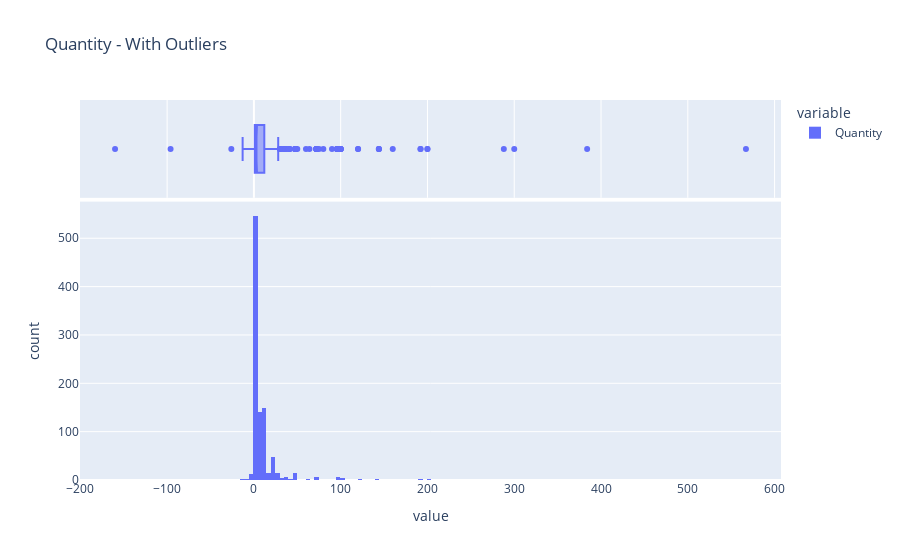
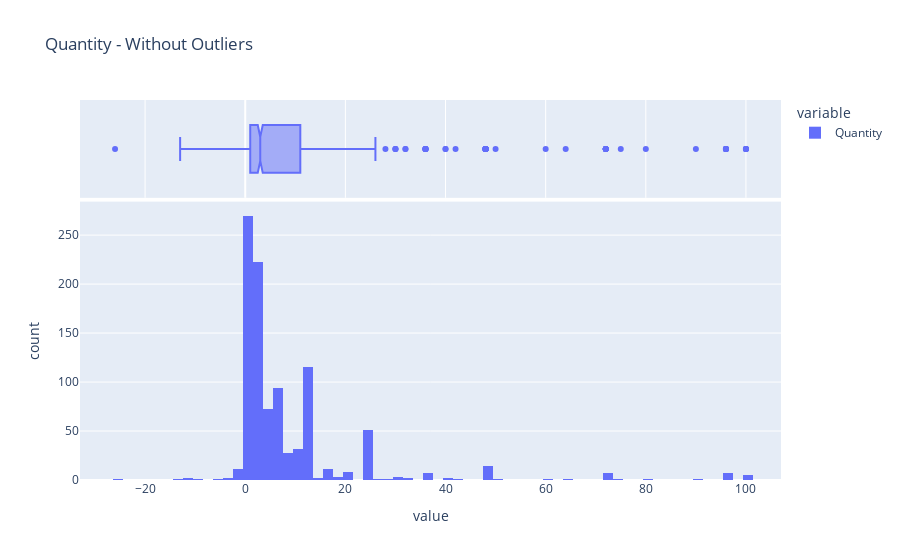

Notebook cell for these charts, in order:
### Markdown cell above
Análisis de la primera serie: Lo primero que observamos en base a los precios es que en general la mayoría de items tienen valores iguales o menor a 2.1 , se ve también que hay pocos precios únicos dado a la alta repetición en precios que muestran los datos, hay algunos valores negativos que no hacen sentido a los precios ya que no se puede vender por un valor negativo.  Viendo los gráficos los primero que notamos es que considerando los outliers es muy complicado revisar patrones o el comportamiento de los datos, es mas el gráfico de caja no se alcanza a ver nada considerando los outliers. Una vez que quitamos los outliers podemos ver mejor como se comportan los precios y vemos que la mayoría esta bajo 5 y que la tendencia esta en que el precio de las cosas sea bajo, pareciera ser algún tipo de distribución exponencial, igualmente podemos ver que hay algunos items en especial que tienen valores muchos mas alto que lo común.

### Code cell
profile_serie(df_retail['Quantity'])

### Figure 1 — Plotly figure (JSON) as saved in the notebook; plotly's stock layout.template omitted (floating-point values rounded to 4 significant figures; data arrays with more than 128 entries replaced by an {"elided": "..."} marker saying what was removed)
{"data": [{"alignmentgroup": "True", "bingroup": "x", "hovertemplate": "variable=Quantity<br>value=%{x}<br>count=%{y}<extra></extra>", "legendgroup": "Quantity", "marker": {"color": "#636efa", "pattern": {"shape": ""}}, "name": "Quantity", "offsetgroup": "Quantity", "orientation": "v", "showlegend": true, "type": "histogram", "x": {"elided": "1000 int values"}, "xaxis": "x", "yaxis": "y"}, {"alignmentgroup": "True", "hovertemplate": "variable=Quantity<br>value=%{x}<extra></extra>", "legendgroup": "Quantity", "marker": {"color": "#636efa"}, "name": "Quantity", "notched": true, "offsetgroup": "Quantity", "showlegend": false, "type": "box", "x": {"elided": "1000 int values"}, "xaxis": "x2", "yaxis": "y2"}], "layout": {"barmode": "relative", "legend": {"title": {"text": "variable"}, "tracegroupgap": 0}, "title": {"text": "Quantity - With Outliers"}, "xaxis": {"anchor": "y", "domain": [0, 1], "title": {"text": "value"}}, "xaxis2": {"anchor": "y2", "domain": [0, 1], "matches": "x", "showgrid": true, "showticklabels": false}, "yaxis": {"anchor": "x", "domain": [0, 0.7326], "title": {"text": "count"}}, "yaxis2": {"anchor": "x2", "domain": [0.7426, 1], "matches": "y2", "showgrid": false, "showline": false, "showticklabels": false, "ticks": ""}}}

### Figure 2 — Plotly figure (JSON) as saved in the notebook; plotly's stock layout.template omitted (floating-point values rounded to 4 significant figures; data arrays with more than 128 entries replaced by an {"elided": "..."} marker saying what was removed)
{"data": [{"alignmentgroup": "True", "bingroup": "x", "hovertemplate": "variable=Quantity<br>value=%{x}<br>count=%{y}<extra></extra>", "legendgroup": "Quantity", "marker": {"color": "#636efa", "pattern": {"shape": ""}}, "name": "Quantity", "offsetgroup": "Quantity", "orientation": "v", "showlegend": true, "type": "histogram", "x": {"elided": "984 int values"}, "xaxis": "x", "yaxis": "y"}, {"alignmentgroup": "True", "hovertemplate": "variable=Quantity<br>value=%{x}<extra></extra>", "legendgroup": "Quantity", "marker": {"color": "#636efa"}, "name": "Quantity", "notched": true, "offsetgroup": "Quantity", "showlegend": false, "type": "box", "x": {"elided": "984 int values"}, "xaxis": "x2", "yaxis": "y2"}], "layout": {"barmode": "relative", "legend": {"title": {"text": "variable"}, "tracegroupgap": 0}, "title": {"text": "Quantity - Without Outliers"}, "xaxis": {"anchor": "y", "domain": [0, 1], "title": {"text": "value"}}, "xaxis2": {"anchor": "y2", "domain": [0, 1], "matches": "x", "showgrid": true, "showticklabels": false}, "yaxis": {"anchor": "x", "domain": [0, 0.7326], "title": {"text": "count"}}, "yaxis2": {"anchor": "x2", "domain": [0.7426, 1], "matches": "y2", "showgrid": false, "showline": false, "showticklabels": false, "ticks": ""}}}
